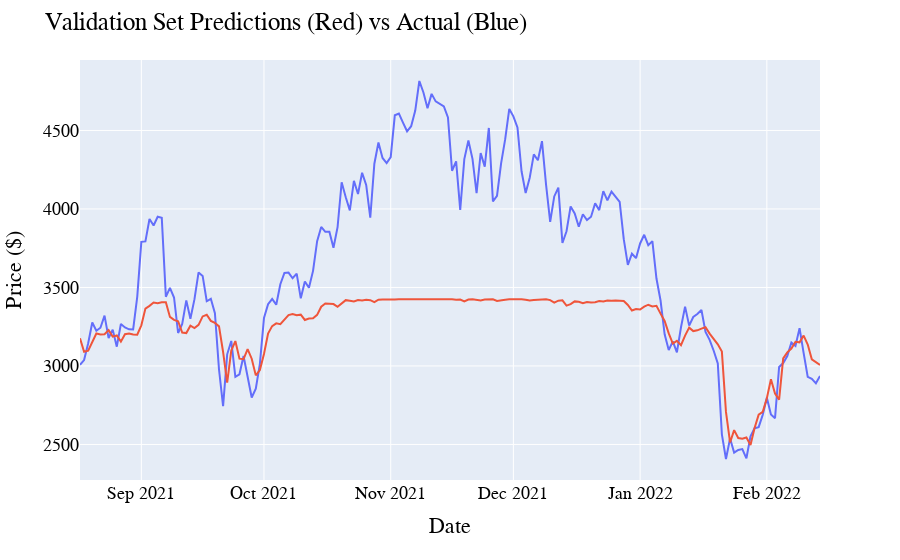

Notebook code for this chart:
### Code cell
#plotly graph of val set 


fig = px.line(x=dates_val, y=[y_val, val_predictions],labels={'wide_variable_0':'Validation Predictions', 'wide_variable_1':'Validation Observations'})

fig.update_layout(
    title="Validation Set Predictions (Red) vs Actual (Blue)",
    xaxis_title="Date",
    yaxis_title="Price ($)",
    font=dict(
        family="Arial, monospace",
        size=18,
        color="Black"
    )
)

fig.update_layout(legend_title_text = "Plots")
fig.update_traces(showlegend=False)
fig.show()

### Figure 1 — Plotly figure (JSON) as saved in the notebook; plotly's stock layout.template omitted (floating-point values rounded to 4 significant figures; data arrays with more than 128 entries replaced by an {"elided": "..."} marker saying what was removed)
{"data": [{"hovertemplate": "variable=wide_variable_0<br>x=%{x}<br>value=%{y}<extra></extra>", "legendgroup": "wide_variable_0", "line": {"color": "#636efa", "dash": "solid"}, "marker": {"symbol": "circle"}, "mode": "lines", "name": "wide_variable_0", "orientation": "v", "showlegend": false, "type": "scatter", "x": {"elided": "182 str values"}, "xaxis": "x", "y": {"elided": "182 float values"}, "yaxis": "y"}, {"hovertemplate": "variable=wide_variable_1<br>x=%{x}<br>value=%{y}<extra></extra>", "legendgroup": "wide_variable_1", "line": {"color": "#EF553B", "dash": "solid"}, "marker": {"symbol": "circle"}, "mode": "lines", "name": "wide_variable_1", "orientation": "v", "showlegend": false, "type": "scatter", "x": {"elided": "182 str values"}, "xaxis": "x", "y": {"elided": "182 float values"}, "yaxis": "y"}], "layout": {"font": {"color": "Black", "family": "Arial, monospace", "size": 18}, "legend": {"title": {"text": "Plots"}, "tracegroupgap": 0}, "margin": {"t": 60}, "title": {"text": "Validation Set Predictions (Red) vs Actual (Blue)"}, "xaxis": {"anchor": "y", "domain": [0, 1], "title": {"text": "Date"}}, "yaxis": {"anchor": "x", "domain": [0, 1], "title": {"text": "Price ($)"}}}}
